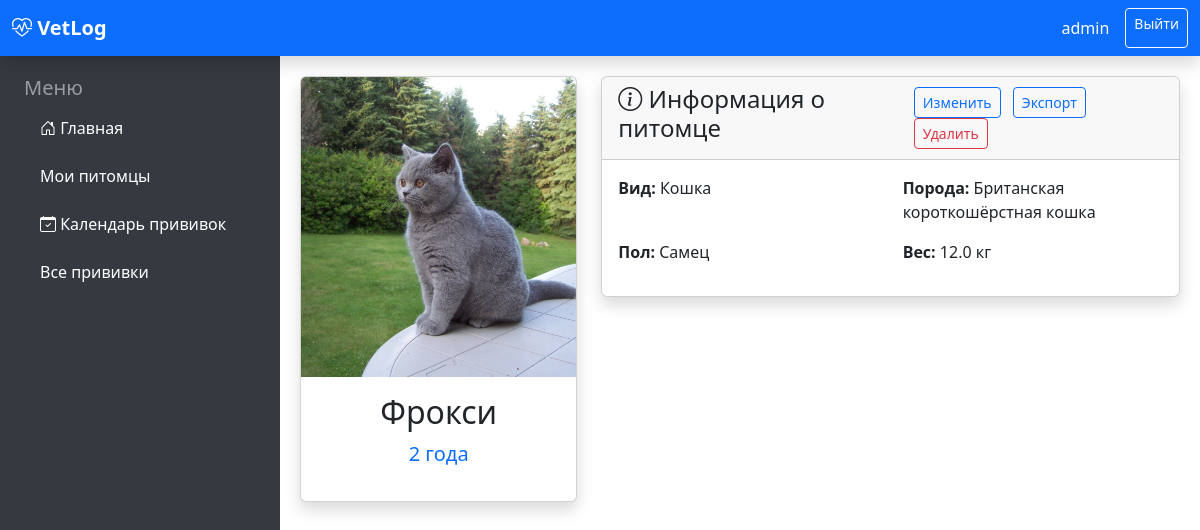
Screenshot of /pets/1/ (signed in) with the database file from the repository.
### pets/models.py (models this page shows, shortened)
class Pet(models.Model):
    GENDER_CHOICES = [('M', 'Самец'), ('F', 'Самка')]
    owner = models.ForeignKey(User, on_delete=models.CASCADE, related_name='pets')
    name = models.CharField("Кличка", max_length=100)
    species = models.CharField("Вид животного", max_length=50, default="Собака")
    breed = models.CharField("Порода", max_length=100, blank=True)
    gender = models.CharField("Пол", max_length=1, choices=GENDER_CHOICES)
    birth_date = models.DateField("Дата рождения", null=True, blank=True)
    photo = models.ImageField("Фото питомца", upload_to='pets/', blank=True, null=True)
    weight = models.DecimalField("Текущий вес (кг)", max_digits=5, decimal_places=2, null=True, blank=True)
    created_at = models.DateTimeField(auto_now_add=True)
    def age(self):
        if not self.birth_date:
            return "Неизвестно"
        today = date.today()
        years = today.year - self.birth_date.year
        if (today.month, today.day) < (self.birth_date.month, self.birth_date.day):
            years -= 1
        if years >= 5:
            return f"{years} лет"
        elif years >= 1:
            return f"{years} год" if years == 1 else f"{years} года"
        else:
            months = (today.year - self.birth_date.year) * 12 + today.month - self.birth_date.month
            if today.day < self.birth_date.day:
                months -= 1
            return f"{months} мес." if months > 0 else "Меньше месяца"
    class Meta:
        ordering = ['-created_at']
        verbose_name = "Питомец"
        verbose_name_plural = "Питомцы"

### pets/views.py (the view)
# urls.py: path('<int:pk>/', views.pet_detail, name='pet_detail'),
@login_required
def pet_detail(request, pk):
    pet = get_object_or_404(Pet, pk=pk, owner=request.user)
    return render(request, 'pets/pet_detail.html', {'pet': pet})

### templates/pets/pet_detail.html (shortened to what this page needs)
{% extends 'base/base.html' %}
{% block content %}
<div class="row">
    <div class="col-md-4">
        <div class="card shadow">
            {% if pet.photo %}
                <img src="{{ pet.photo.url }}" class="card-img-top" style="height: 300px; object-fit: cover;">
            {% else %}
                <div class="bg-gradient text-white text-center py-5" style="height: 300px;">
                    <i class="bi bi-paw display-1"></i>
                </div>
            {% endif %}
            <div class="card-body text-center">
                <h2 class="card-title">{{ pet.name }}</h2>
                <p class="lead text-primary">{{ pet.age }}</p>
            </div>
        </div>
    </div>
    <div class="col-md-8">
        <div class="card shadow">
            <div class="card-header d-flex justify-content-between align-items-center">
                <h4><i class="bi bi-info-circle"></i> Информация о питомце</h4>
                <div>
                    <a href="{% url 'pet_update' pet.pk %}" class="btn btn-outline-primary btn-sm me-2">Изменить</a>
                    <a href="{% url 'health:pet_pdf' pet.id %}" class="btn btn-outline-primary btn-sm me-2">Экспорт</a>
                     <a href="{% url 'pet_delete' pet.pk %}" class="btn btn-outline-danger btn-sm me-2">Удалить</a>
                </div>
            </div>
            <div class="card-body">
                <div class="row">
                    <div class="col-md-6 mb-3">
                        <strong>Вид:</strong> {{ pet.species }}
                    </div>
                    <div class="col-md-6 mb-3">
                        <strong>Порода:</strong> {{ pet.breed|default:"Не указана" }}
                    </div>
                    <div class="col-md-6 mb-3">
                        <strong>Пол:</strong> {{ pet.get_gender_display }}
                    </div>
                    <div class="col-md-6 mb-3">
                        <strong>Вес:</strong> {{ pet.weight|floatformat:1 }} кг
                    </div>
                </div>
            </div>
        </div>
    </div>
</div>
{% endblock %}

### templates/base/base.html (shortened to what this page needs)
<!DOCTYPE html>
<html lang="ru">
<head>
    <link href="https://cdn.jsdelivr.net/npm/bootstrap@5.3.3/dist/css/bootstrap.min.css" rel="stylesheet">
    <link href="https://cdn.jsdelivr.net/npm/bootstrap-icons@1.11.3/font/bootstrap-icons.css" rel="stylesheet">
</head>
<body>
    <nav class="navbar navbar-expand-lg navbar-dark bg-primary fixed-top shadow">
        <div class="container-fluid">
            <a class="navbar-brand fw-bold" href="{% url 'home' %}">
                <i class="bi bi-heart-pulse"></i> VetLog
            </a>
            <div class="navbar-nav ms-auto">
                <span class="navbar-text text-white me-3">
                    {{ user.first_name|default:user.username }}
                </span>
                <a href="{% url 'logout' %}" class="btn btn-outline-light btn-sm">Выйти</a>
            </div>
        </div>
    </nav>
    <div class="sidebar text-white">
        <div class="px-4">
            <h5 class="text-white-50">Меню</h5>
<ul class="nav flex-column">
    <li class="nav-item mb-2">
        <a href="{% url 'home' %}" class="nav-link text-white {% if request.resolver_match.url_name == 'home' %}active bg-primary rounded{% endif %}">
            <i class="bi bi-house-door"></i> Главная
        </a>
    </li>
    <li class="nav-item mb-2">
        <a href="{% url 'pet_list' %}" class="nav-link text-white {% if request.resolver_match.url_name == 'pet_list' %}active bg-primary rounded{% endif %}">
             Мои питомцы
        </a>
    </li>
    <li class="nav-item mb-2">
        <a href="{% url 'health:upcoming' %}" class="nav-link text-white {% if 'vaccination_upcoming' in request.path %}active bg-primary rounded{% endif %}">
            <i class="bi bi-calendar-check"></i> Календарь прививок
        </a>
    </li>
    <li class="nav-item mb-2">
        <a href="{% url 'health:list' %}" class="nav-link text-white {% if request.resolver_match.url_name == 'health:list' %}active bg-primary rounded{% endif %}">
             Все прививки
        </a>
</ul>
        </div>
    </div>
    <div class="main-content">
        {% block content %}
        {% endblock %}
    </div>
</body>
</html>

### templates/base/base.html (style rules this page uses)
body { padding-top: 56px; }
.sidebar { position: fixed; top: 56px; left: 0; bottom: 0; width: 280px; background: #343a40; padding-top: 20px; z-index: 1000; overflow-y: auto; }
.main-content { margin-left: 280px; padding: 20px; }

### rows the page displays
Pet: photo (picture), name "Фрокси", age "2 года", species "Кошка", breed "Британская короткошёрстная кошка", gender "Самец", weight "12.0"

### other values shown
{{ user.first_name|default:user.username }} "admin"
